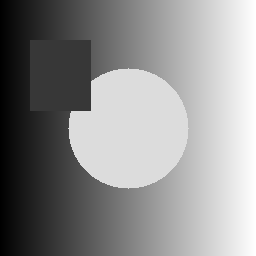
#> input picture assets/sample_images/sample_gray.png, 256 x 256 px
$ python image_translation.py   (older library calls are emulated)
#> lines starting #> are read from the running program, lines starting #| are printed output that depends on the picture
### examples/03_geometric_transform/_utils.py
from __future__ import annotations

import argparse
from pathlib import Path
import sys

import cv2
import numpy as np


ROOT = Path(__file__).resolve().parents[2]
OUTPUT_DIR = Path(__file__).resolve().parents[1] / "output"

sys.path.insert(0, str(ROOT / "examples"))
from _common import SAMPLE_GRAY, ensure_samples


INTERPOLATION = {
    "nearest": cv2.INTER_NEAREST,
    "linear": cv2.INTER_LINEAR,
    "cubic": cv2.INTER_CUBIC,
    "area": cv2.INTER_AREA,
}


def add_common_arguments(parser: argparse.ArgumentParser) -> None:
    parser.add_argument("--image", default=str(SAMPLE_GRAY), help="输入图片路径，默认使用合成灰度样例。")
    parser.add_argument("--output", default=None, help="输出图片路径，默认写入 examples/output/。")
    parser.add_argument(
        "--interpolation",
        choices=sorted(INTERPOLATION),
        default="linear",
        help="重采样插值方式。",
    )


def read_gray(path: str | Path) -> np.ndarray:
#> called with path = 'assets/sample_images/sample_gray.png'
    ensure_samples()
    image = cv2.imread(str(path), cv2.IMREAD_GRAYSCALE)
#> image is the input picture: shape (256, 256); min 0, max 255, mean 142.3
    if image is None:
        raise FileNotFoundError(path)
    return image


def save_image(image: np.ndarray, output: str | Path | None, name: str) -> Path:
    output_path = Path(output) if output else OUTPUT_DIR / f"{name}.png"
    output_path.parent.mkdir(parents=True, exist_ok=True)
    cv2.imwrite(str(output_path), image)
    return output_path


def interpolation_flag(name: str) -> int:
    return INTERPOLATION[name]


def print_result(source: str | Path, output: Path, operation: str) -> None:
    print(f"source={source}")
    print(f"operation={operation}")
    print(f"output={output}")

### examples/_common.py
from __future__ import annotations

import argparse
from pathlib import Path
import sys

import cv2
import matplotlib.pyplot as plt
import numpy as np


ROOT = Path(__file__).resolve().parents[1]
SAMPLE_GRAY = ROOT / "assets" / "sample_images" / "sample_gray.png"
SAMPLE_COLOR = ROOT / "assets" / "sample_images" / "sample_color.png"


def ensure_samples():
    SAMPLE_GRAY.parent.mkdir(parents=True, exist_ok=True)
    if not SAMPLE_GRAY.exists():
        x = np.linspace(0, 255, 256, dtype=np.uint8)
        img = np.tile(x, (256, 1))
        cv2.circle(img, (128, 128), 60, 220, -1)
        cv2.rectangle(img, (30, 40), (90, 110), 55, -1)
        cv2.imwrite(str(SAMPLE_GRAY), img)
        cv2.imwrite(str(SAMPLE_COLOR), cv2.merge([img, np.flipud(img), np.roll(img, 50, axis=1)]))


# [154 lines left out: functions read_image, apply_demo, main, not called in this run]


# [2 lines that do not run on import are left out]

### examples/03_geometric_transform/image_translation.py
"""对应章节：3.1.1 图像的平移

运行方式：
    python examples/03_geometric_transform/image_translation.py --dx 30 --dy 20
"""

from __future__ import annotations

import argparse
from pathlib import Path
import sys

import cv2
import numpy as np

sys.path.insert(0, str(Path(__file__).resolve().parent))
from _utils import add_common_arguments, interpolation_flag, print_result, read_gray, save_image


def translate_image(
    image: np.ndarray,
    dx: float = 30,
    dy: float = 20,
    interpolation: int = cv2.INTER_LINEAR,
    border_value: int = 0,
) -> np.ndarray:
#> called with dx = 30, dy = 20, interpolation = 1, border_value = 0
    height, width = image.shape[:2]
#> height = 256; width = 256
    matrix = np.float32([[1, 0, dx], [0, 1, dy]])
    return cv2.warpAffine(
        image,
        matrix,
        (width, height),
        flags=interpolation,
        borderMode=cv2.BORDER_CONSTANT,
        borderValue=border_value,
    )
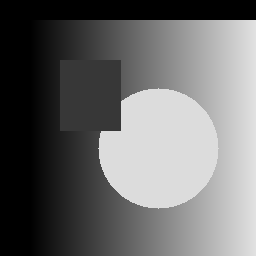
#> returned value: shape (256, 256); min 0, max 225, mean 106.3


def main() -> None:
    parser = argparse.ArgumentParser(description="3.1.1 图像平移：按 dx、dy 移动图像。")
    add_common_arguments(parser)
    parser.add_argument("--dx", type=float, default=30, help="x 方向平移量，正值向右。")
    parser.add_argument("--dy", type=float, default=20, help="y 方向平移量，正值向下。")
    args = parser.parse_args()

    image = read_gray(args.image)
    result = translate_image(image, args.dx, args.dy, interpolation_flag(args.interpolation))
    output = save_image(result, args.output, "ch03_translation")
    print_result(args.image, output, "translate_image")


if __name__ == "__main__":
    main()
